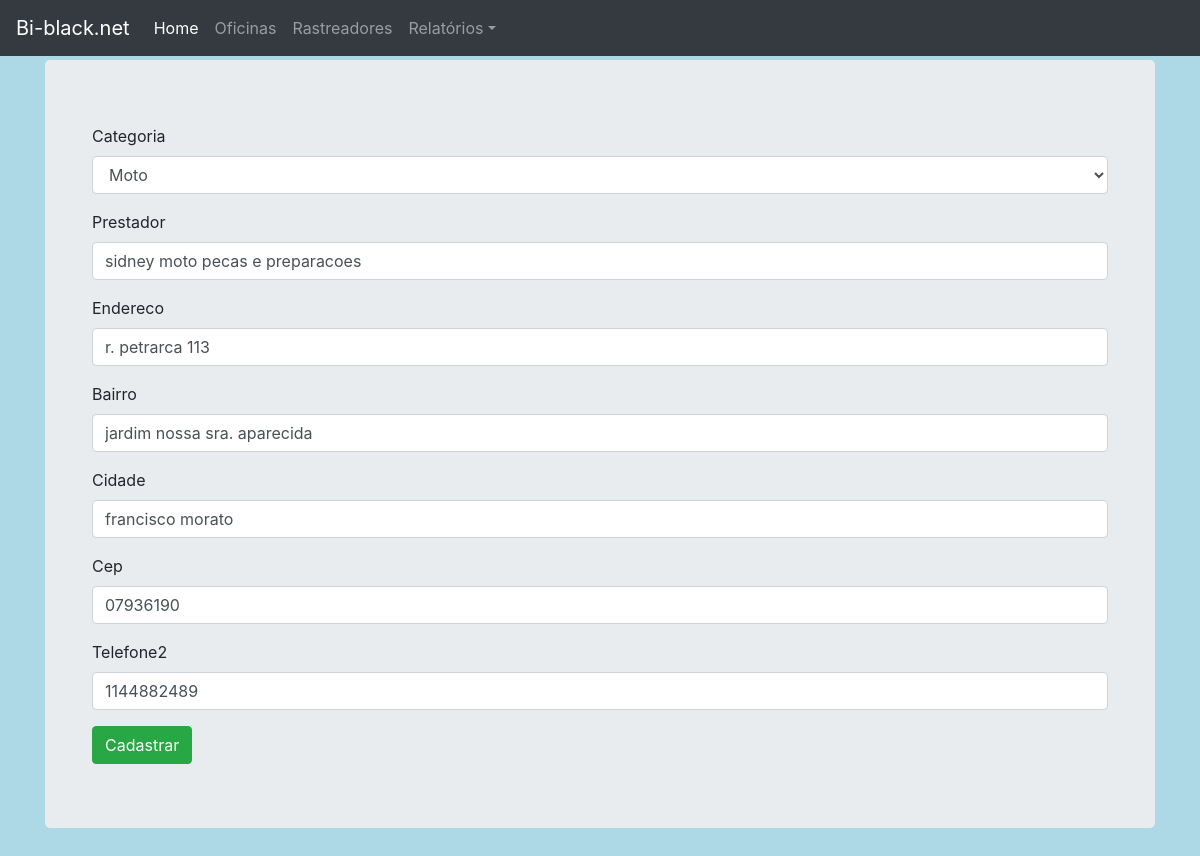
Page /1/edit/ on the committed database.
### buscaprest/models.py (models this page shows, shortened)
class Prestador(models.Model):
    CATEGORIA_CHOICES = (
        ('MOTO', 'Moto'),
        ('MECANICA', 'Mecanica'),
        ('FUNILARIA', 'Funilaria'),
        ('VIDRO', 'Vidro'),
    )
    categoria = models.CharField(max_length=60, choices=CATEGORIA_CHOICES, null=True, blank=True)
    prestador = models.CharField(max_length=60, null=True, blank=True)
    endereco = models.CharField(max_length=60, null=True, blank=True)
    bairro = models.CharField(max_length=60, null=True, blank=True)
    cidade = models.CharField(max_length=60, null=True, blank=True)
    cep = models.CharField(max_length=60, null=True, blank=True)
    telefone2 = models.CharField(max_length=60, null=True, blank=True)
    class Meta:
        db_table = 'prestador'

### buscaprest/views.py (the view)
# urls.py: path('<int:pk>/edit/', views.PrestadorUpdate.as_view(), name='prestadores_edit'),
class PrestadorUpdate(UpdateView):
    model = Prestador
    template_name = 'buscaprest/buscaprest_form.html'
    form_class = PrestadorForm

### buscaprest/forms.py
class PrestadorForm(forms.ModelForm):
    class Meta:
        model = Prestador
        fields = '__all__'

### buscaprest/templates/buscaprest/buscaprest_form.html (shortened to what this page needs)
{% extends 'base.html' %}
{% load static %}
{% load widget_tweaks %}
{% block content %}
<link rel="stylesheet" type="text/css"  href="{% static 'buscaprest/css/style.css' %}" />
<body>
	 <div class="jumbotron">
        <div class="container">
            <form method="POST" novalidate>
                {% for field in form.visible_fields %}
                    <div class="form-group {% if field.errors %} has-error {% endif %}">
                        <label for="{{ field.id_for_label }}">
                            {% if field.field.required %}
                                <span class="required">{{ field.label }}</span>
                            {% else %}
                                {{ field.label }}
                            {% endif %}
                        </label>
                        {% render_field field class="form-control" %}
                    </div>
                {% endfor %}
                <button type="submit" class="btn btn-success">Cadastrar</button>
            </form>
      </div>
  </div>
</body>
{% endblock content %}

### buscaprest/static/buscaprest/css/style.css (style rules this page uses)
body { background-color: lightblue; }
label { display: block; }
input, button { padding: 10px; }
input { width: 50%; }

### templates/base.html (style rules this page uses)
body { margin-top: 60px; }

### rows in the picture
Prestador: categoria "Moto" "sidney moto pecas e preparacoes" "r. petrarca 113" "jardim nossa sra. aparecida" "francisco morato" "07936190" "1144882489"

### other values in the picture
{{ field.label }} "Categoria" "Prestador" "Endereco" "Bairro" "Cidade" "Cep" "Telefone2"
